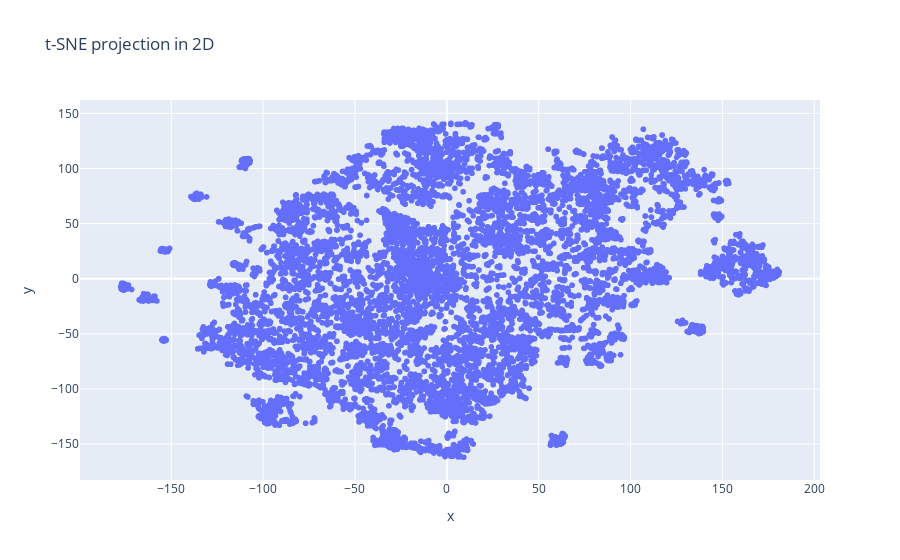

The notebook cell this image was saved under:
### Code cell
from sklearn.manifold import TSNE

# Applying the Singular value decomposition
from sklearn.decomposition import TruncatedSVD
svd = TruncatedSVD(n_components=10, random_state=2018)
svd_data = svd.fit_transform(vectors)
print("Dimensionality of LSA space: {}".format(svd_data.shape))

tsne = TSNE(n_jobs=6,
      early_exaggeration=4,
      n_components=2,
      verbose=1,
      random_state=2018,
      n_iter=10000)

# Putting the tsne information into a dataframe
projections = pd.DataFrame(data=tsne.fit_transform(svd_data), columns=["x", "y"])

display(projections, clusters)

import plotly.express as px

fig = px.scatter(
    projections, x='x', y='y',
    #color=clusters.loc[clusters.eps == 0.15].label, labels={'color': 'eps'}  # color is misleading,
    title = 't-SNE projection in 2D'
)

fig.show()

### Figure 1 — Plotly figure (JSON) as saved in the notebook; plotly's stock layout.template omitted (floating-point values rounded to 4 significant figures; data arrays with more than 128 entries replaced by an {"elided": "..."} marker saying what was removed)
{"data": [{"hovertemplate": "x=%{x}<br>y=%{y}<extra></extra>", "legendgroup": "", "marker": {"color": "#636efa", "symbol": "circle"}, "mode": "markers", "name": "", "showlegend": false, "type": "scattergl", "x": {"elided": "13177 float values"}, "xaxis": "x", "y": {"elided": "13177 float values"}, "yaxis": "y"}], "layout": {"legend": {"tracegroupgap": 0}, "title": {"text": "t-SNE projection in 2D"}, "xaxis": {"anchor": "y", "domain": [0, 1], "title": {"text": "x"}}, "yaxis": {"anchor": "x", "domain": [0, 1], "title": {"text": "y"}}}}
